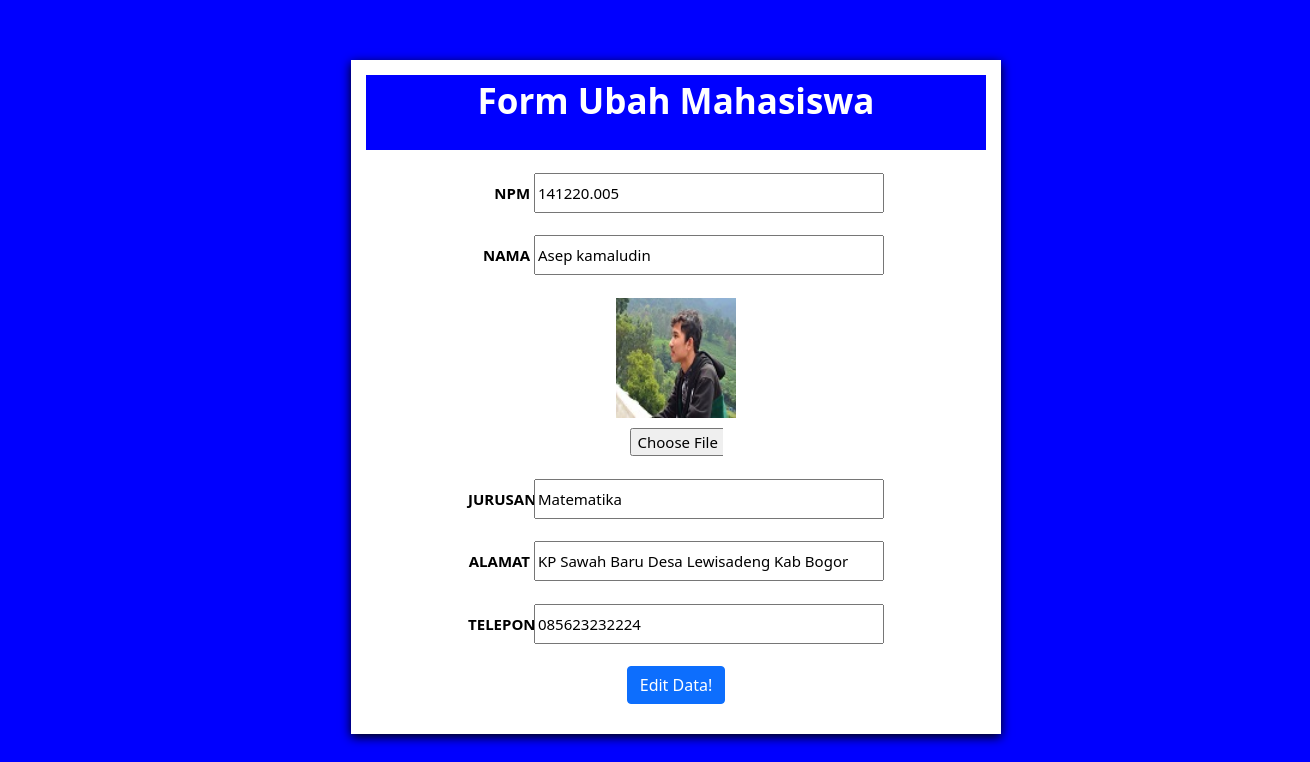
The page /ubah.php?id=141220.005 (signed in) on the database its author committed.
### tables this page shows
CREATE TABLE `tabel_mahasiswa` (
  `npm` varchar(10) NOT NULL,
  `nama` text NOT NULL,
  `gambar` varchar(50) NOT NULL,
  `jurusan` text NOT NULL,
  `alamat` varchar(200) NOT NULL,
  `telepon` varchar(12) NOT NULL
);

### funcations.php (called while the page is built, shortened)
<?php
$namahost="Localhost";
$namauser="root";
$namadatabase="phpdasar";
$password="";
 $conn =mysqli_connect($namahost,$namauser,$password,$namadatabase);
function helmi($query){
	global $conn;
	$result =mysqli_query($conn,$query);
	$rows=[];
	while ($row = mysqli_fetch_assoc($result)){
		$rows[] = $row;
	}
 return $rows;
}
 ?>

### ubah.php (the view, shortened to what this page needs)
<?php
 require 'funcations.php';
$id = $_GET["id"];
$mhs= helmi("select * from tabel_mahasiswa where npm = $id")[0];
 ?>
<!DOCTYPE html>
<html>
<head>
	<link rel="stylesheet" type="text/css" href="css/bootstrap.min.css">
	<link rel="stylesheet" type="text/css" href="input.css">
	<link rel="stylesheet" type="text/css" href="updategroup.css">
	<link rel="stylesheet" type="text/css" href="gambar.css">
	<link rel="stylesheet" type="text/css" href="btntambah.css">
</head>
<body class="form-group">
<div class="form-input">
	<div class="judul-form">
		Form Ubah Mahasiswa
	</div>
	<br>
	<form action="" method="post" enctype="multipart/form-data">
	<div class="npm-update">
		<label class="lbl-gmr" for="nrp"> NPM</label>
		<input type="text" class="inpt-npm"  name="npm" id="nrp" required value="<?php echo $mhs ["npm"]; ?>">
	</div>
		<br>
	<div>
		<label class="lbl-gmr" for="nama">NAMA</label>
		<input type="text" name="nama" class="inpt-nama" id="nama" required  value="<?php echo $mhs["nama"]; ?>">
	</div>
		<br>
	<div class="gmbr-update">
	    <img src="BBB/<?php echo $mhs["gambar"]; ?>" width="120"><br>
        <input  class="file-input" type="file" name="gambar" id="gambar" >
	</div>
		<br>
	<div>
		<label class="lbl-gmr" for="jurusan">JURUSAN</label>
		<input type="text" class="inpt-jurusan" name="jurusan" id="jurusan" required  value="<?php echo $mhs["jurusan"]; ?>">
	</div>
		<br>
	<div>
		<label class="lbl-gmr" for="alamat">ALAMAT</label>
		<input type="text" class="inpt-alamat" name="alamat" id="alamat" required value="<?php echo $mhs["alamat"]; ?>">
	</div>
		<br>
	<div>
		<label  class="lbl-gmr" for="telepon">TELEPON</label>
		<input type="text" class="inpt-telepon" name="telepon" id="telepon" required value="<?php echo $mhs["telepon"]; ?>">
	</div>
	<br>
		<div class="btn-mhs">
			<button type="submit" class="btn btn-primary" name="submit" onclick="return  confirm('apakah kamu yakin ingin Mengubah Data??')" >Edit Data!</button>
		</div>
	</div>
</body>
</html>

### input.css (style rules this page uses)
.inpt-npm { width: 350px; height: 40px; }
.inpt-nama { width: 350px; height: 40px; }
.inpt-jurusan { width: 350px; height:40px; }
.inpt-alamat { width: 350px; height: 40px; }
.inpt-telepon { width: 350px; height: 40px; }

### updategroup.css (style rules this page uses)
.form-input { width:50%; background-color:white; padding: 15px;; color:white; font-size: 15px; text-align:center; margin-top: 60px; margin-left: 27%; font-weight:600; box-shadow: 0 3px 10px rgba(0,0,0.8) }
.lbl-gmr { display: inline-block; text-align:right; width: 10%; color: black; }
.judul-form { color:white; background-color: blue; height: 75px; font-size: 35px; }
.form-group { background-color:blue; width: 1300px; height: 750px; border-top: 10px; }

### gambar.css (style rules this page uses)
.gmbr-update { text-align:center; size: 50px; }
.file-input { width: 15%; margin-top: 10px; }

### btntambah.css (style rules this page uses)
.btn-mhs { text-align: center; }

### rows shown on the page
tabel_mahasiswa: npm "141220.005", nama "Asep kamaludin", gambar (picture), jurusan "Matematika", alamat "KP Sawah Baru Desa Lewisadeng Kab Bogor", telepon "085623232224"
